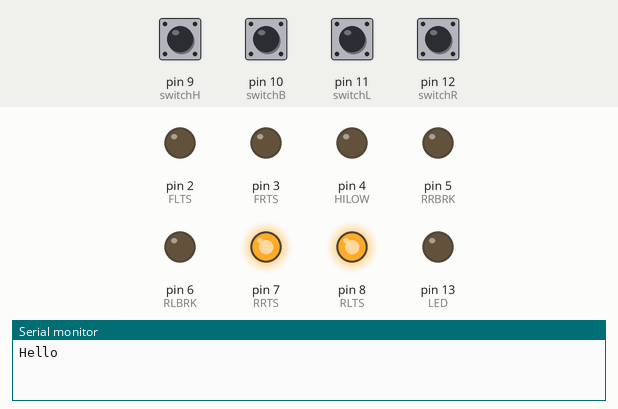
Recording of a sketch running on a simulated Arduino Pro Mini, built with avr-gcc and run on an emulated ATmega328P. Parts: output pins drawn as LEDs (lit = HIGH), the last lines printed to the serial monitor. Dashed ring = blinking. The inputs (shaded band) are chosen by the test bench; at power-on: pin 9 (switchH), pin 10 (switchB), pin 11 (switchL), pin 12 (switchR) HIGH.

Above: at 1.2 s.
1.3 s: pin 11 (switchL) pulled LOW for 0.15 s
At 1.9 s:
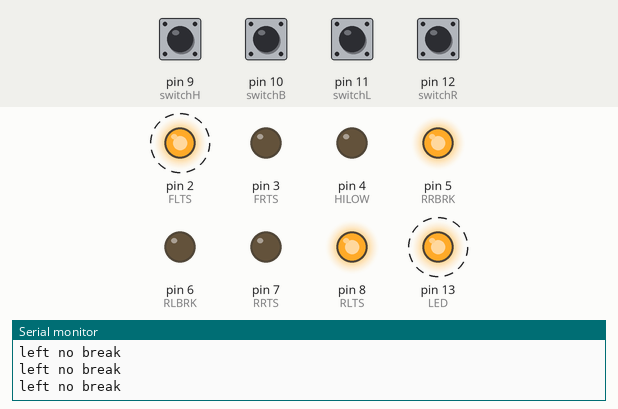
4.3 s: pin 10 (switchB) pulled LOW for 1 s
At 4.81 s:
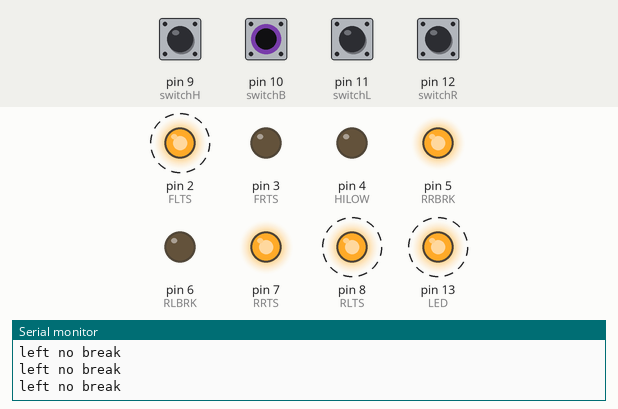
7.3 s: pin 9 (switchH) pulled LOW for 0.15 s
At 8.0 s:
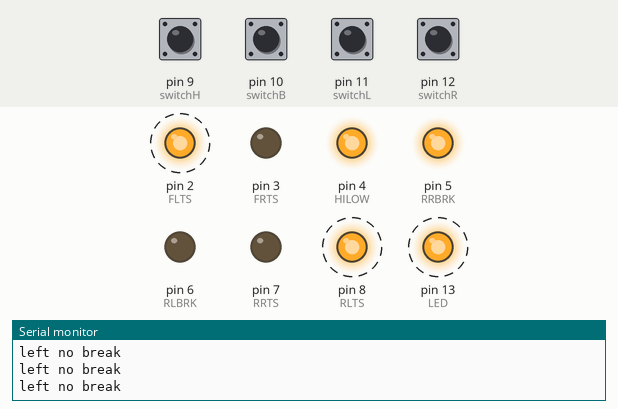
10.3 s: pin 12 (switchR) pulled LOW for 0.15 s
At 11.2 s:
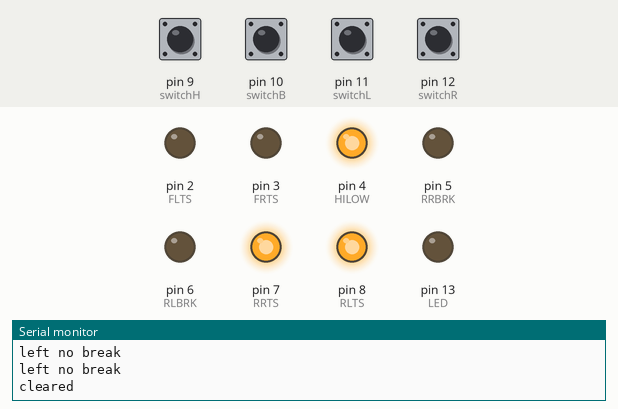
11.9 s: pin 10 (switchB) pulled LOW for 0.15 s
At 12.9 s:
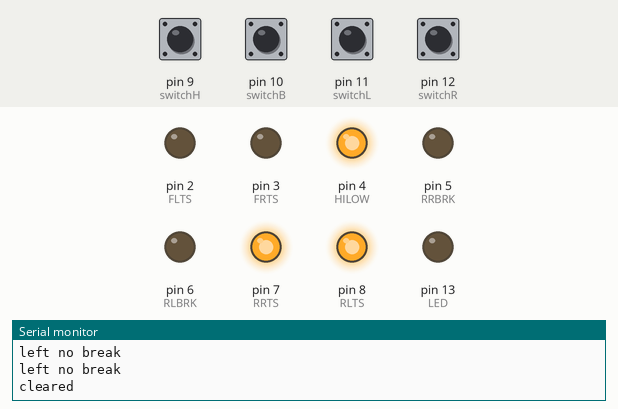
13.5 s: pin 12 (switchR) pulled LOW for 1 s
At 14.0 s:
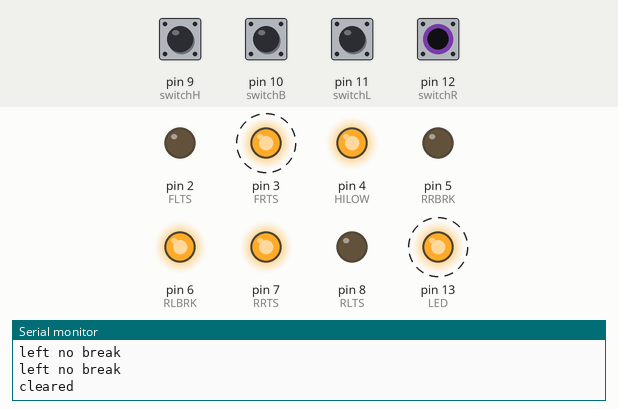
Timing chart, 0 to 17.5 s (numbered marks = the images above; inputs shaded):
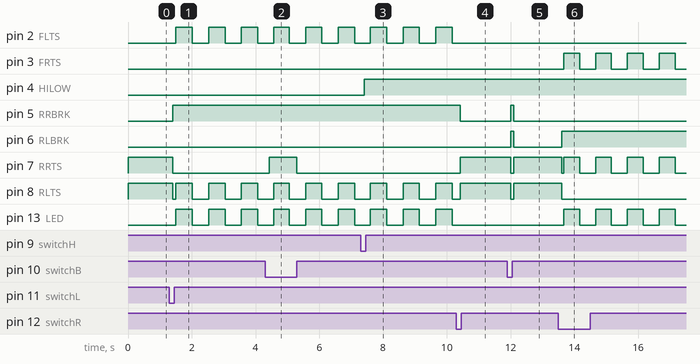

The sketch:

Bike_lights_v2.ino
```cpp
/* Matt McGuire
   Compiles for Arduino pro / pro mini
   ATMEGA 328 (5v 16MHz)

   Inital build 4/12/2017 for  79 Suzuki GS550 project
   6/1/2016 increased button timeout on bounce
*/

#include<avr/wdt.h>

//inputs will all be held high, if shunted to ground
//will be the signal to begin the process.
#define switchB 10  //Break input, solid input, mom push button
#define switchL 11  //left turn signal, mom push button, activate on 'up'
#define switchR 12  //Right turn signal, mom push button, activate on 'up'
#define switchH 9  //Headlight beam select, mom push button, activate on 'up'

#define FLTS 2      //front left turn signal
#define FRTS 3      //front right turn signal
#define HILOW 4     //high / low selector for headlight beam

#define RLTS 8     //rear left turn signal (outer ring)
#define RRTS 7      //rear right turn signal (outer ring)
#define RLBRK 6     //rear left break light (inner ring)
#define RRBRK 5     //rear right break light (inner ring)

#define LED 13      //led indicator for showing current state

#define _on LOW             //low state is on in this case, because using PNP transistors to do the heavy lifting
#define _off HIGH           //high state is a floating voltage, so it's off
#define _blinktime 500      //how quickly to blink for the turn signals (1/2 second)
#define _timeout 180000     //how long to blink for turn signals (ms ==1000ms*60sec) *3min max
#define _flshCntrMax 10     //maximum ammount of flashes the break light will do before being solid
#define _flshSleapTime 100  //how long to wait in milliseconds between flashes on the break light

enum {
  none,
  left,
  right
} currTS; //what the current turn signal is doing

unsigned long Time; //what the current time is
bool isontime; //if blinker should be on or off
int flshcntr; //how many times the break light flashed
int flserstate; //the flasher state
unsigned long futureTurnSignalCancelTime;

void setup() {
  Serial.begin(9600);
  for (int i = 9; i < 13; i++) { //Inputs switchs held high
    pinMode(i, INPUT);
    digitalWrite(i, _off);
  }
  for (int i = 2; i < 9; i++) { //outputs starting off low, keeps the lights off
    pinMode(i, OUTPUT);
    digitalWrite(i, LOW);
  }
  pinMode(LED, OUTPUT);
  digitalWrite(LED, LOW);

  pinMode(HILOW, OUTPUT);
  digitalWrite(HILOW, LOW);

  watchdogsetup();
  Serial.println("Hello");
}


void watchdogsetup(){
  cli();
  wdt_reset();

  /*
  WDTSCR configureation
  7 WDIF -interrupt flag (auto flagged)
  6 WDIE -Interrupt enable
  5 WDP3
  4 WDCE -safty enable config mode
  3 WDE -reset enable
  2 WDP2
  1 WDP1
  0 WDP0
  */
  //enter watchdog config mode
  WDTCSR |=B00011000;
  //set watchdog to 1 second
  WDTCSR = B01001110;

  sei();
}


void loop() {
  wdt_reset(); //reset the watchdog on each loop

  //---------------------------------------------------
  //see if this is an ontime or off time for the blinker
  unsigned long curr = millis();
  if (curr - Time >= _blinktime) {
    isontime = !isontime;
    Time = curr;
  }
  int blnk = isontime ? _off : _on;

  //---------------------------------------------------
  //check for the cancelation of turnsignals
  if (curr >= futureTurnSignalCancelTime) {
    currTS = none;
  }

  //---------------------------------------------------
  //Get the statuses
  bool B = isBreak();
  bool L = isLeftTurn();
  bool R = isRightTurn();
  setHiLowBeam();
  if (!B)flshcntr = 0;


  if (L || R) {
    if (currTS == none) {
      //the turn signal needs to start
      //and run for a max of 3 minutes
      futureTurnSignalCancelTime = curr + _timeout;
      currTS = L ? left : right;
     // Serial.println("in LR");
      //if (currTS==left) Serial.println("left triggered"); else Serial.println("Right triggered");
    } else {
      //the turn signal is being canceled, because of a
      //secondary push to either button
      currTS = none;
       Serial.println("cleared");
    }
  }

  //---------------------------------------------------
  //update the led outputs
  if (B && currTS == none) { //back lights should flash with break only
    digitalWrite(FLTS, LOW);
    digitalWrite(FRTS, LOW);
    if (flshcntr <= _flshCntrMax) {
      //flash between outer ring and inner ring
      if (flserstate) {
        digitalWrite(RLTS, HIGH); //outer ring on, inner off
        digitalWrite(RRTS, HIGH);
        digitalWrite(RLBRK, LOW);
        digitalWrite(RRBRK, LOW);
      } else {
        digitalWrite(RLTS, LOW); //outer ring off, inner on
        digitalWrite(RRTS, LOW);
        digitalWrite(RLBRK, HIGH);
        digitalWrite(RRBRK, HIGH);
      }
      flshcntr++;
      delay(_flshSleapTime);
      flserstate = !flserstate;
    } else {
      //all rear lights on solid
      digitalWrite(RLTS, HIGH);
      digitalWrite(RRTS, HIGH);
      digitalWrite(RLBRK, HIGH);
      digitalWrite(RRBRK, HIGH);
    }
    digitalWrite(LED, HIGH);  //show the break light is on
  } else if (B && currTS == left) { //right break on solid, left flashes
    digitalWrite(FLTS, blnk);
    digitalWrite(FRTS, LOW);
    digitalWrite(RLTS, blnk);
    digitalWrite(RRTS, HIGH);
    digitalWrite(RLBRK, LOW);
    digitalWrite(RRBRK, HIGH);
    digitalWrite(LED, isontime);
  } else if (B && currTS == right) { //left break on solid, right flashes
    digitalWrite(FLTS, LOW);
    digitalWrite(FRTS, blnk);
    digitalWrite(RLTS, HIGH);
    digitalWrite(RRTS, blnk);
    digitalWrite(RLBRK, HIGH);
    digitalWrite(RRBRK, LOW);
    digitalWrite(LED, isontime);
  } else if (!B && currTS == left) { //left flashes, no break
    digitalWrite(FLTS, blnk);
    digitalWrite(FRTS, LOW);
    digitalWrite(RLTS, blnk);
    digitalWrite(RRTS, LOW);
    digitalWrite(RLBRK, LOW);
    digitalWrite(RRBRK, HIGH);
    digitalWrite(LED, isontime);
     Serial.println("left no break");
  } else if (!B && currTS == right) { //right flashes, no break
    digitalWrite(FLTS, LOW);
    digitalWrite(FRTS, blnk);
    digitalWrite(RLTS, LOW);
    digitalWrite(RRTS, blnk);
    digitalWrite(RLBRK, HIGH);
    digitalWrite(RRBRK, LOW);
    digitalWrite(LED, isontime);
  } else { //no break or turn signals, rear outer ring stay on as marker signals
    digitalWrite(FLTS, LOW);
    digitalWrite(FRTS, LOW);
    digitalWrite(RLTS, HIGH);
    digitalWrite(RRTS, HIGH);
    digitalWrite(RLBRK, LOW);
    digitalWrite(RRBRK, LOW);
    digitalWrite(LED, LOW);
  }
}

/*------------------------------------------------------------------
  returns if the break switch(es) are currently on
  -------------------------------------------------------------------*/
bool isBreak() {
  static long lasttm;
  static int last;
  int state = digitalRead(switchB);
  bool ret = false;

  if (last != state) {
    lasttm = millis();
    last = state;
   // Serial.println("brk");
  }

  if ((millis() - lasttm) > 100) {
    ret = last == _on;
   // if (ret == true)Serial.println("brk");
  }

  return ret;
}


/*------------------------------------------------------------------
  only returns true on the release of the left turn signal button
  -------------------------------------------------------------------*/
bool isLeftTurn() {
  static long lasttm;
  static int last;
  static bool triggered;
  int state = digitalRead(switchL);
  bool ret = false;

  if (last != state) {
    lasttm = millis();
    last = state;
    triggered = true;
    //Serial.println("left");
  }

  if ((millis() - lasttm) > 100 && triggered) {
    ret = last == _on;
    triggered = false;
  }
  return ret;
}


/*------------------------------------------------------------------
  only returns true on the release of the right turn signal button
  -------------------------------------------------------------------*/
bool isRightTurn() {
  static long lasttm;
  static int last;
  static bool triggered;
  int state = digitalRead(switchR);
  bool ret = false;

  if (last != state) {
    lasttm = millis();
    last = state;
    triggered = true;
    //Serial.println("right");
  }

  if ((millis() - lasttm) > 100 && triggered) {
    ret = last == _on ? true : false;
    triggered = false;
  }
  return ret;
}

/*------------------------------------------------------------------
  will only change the hi/low beam on the release of the button
  -------------------------------------------------------------------*/
void setHiLowBeam() {
  static long lasttm;
  static int last;
  static bool triggered;

  int state = digitalRead(switchH);


  if (last != state ) {
    lasttm = millis();
    last = state;
    triggered = true;
  //  Serial.println("hi/lo");
  }

  if ((millis() - lasttm) > 100 && triggered && last==_on) {
      //Serial.println("alive");
    digitalWrite(HILOW, digitalRead(HILOW) == LOW ? HIGH : LOW);
    triggered = false;
  }
}
```

Measured:
- after the input at 1.3 s, pin 2 (FLTS), pin 13 (LED): alternates HIGH for 0.51 s and LOW for 0.51 s, starting after 0.21 s; pin 5 (RRBRK): LOW → HIGH after 0.10 s; pin 7 (RRTS): HIGH → LOW after 0.10 s; pin 8 (RLTS): HIGH → LOW after 0.10 s, then repeats every 1.0 s: HIGH 0.51 s, LOW 0.51 s
- after the input at 4.3 s, pin 7 (RRTS): LOW → HIGH after 0.12 s, → LOW 0.88 s later
- after the input at 7.3 s, pin 4 (HILOW): LOW → HIGH after 0.12 s
- after the input at 10.3 s, pin 2 (FLTS), pin 13 (LED): stays LOW (without the input it goes to HIGH after 0.38 s); pin 5 (RRBRK): HIGH → LOW after 0.12 s; pin 7 (RRTS): LOW → HIGH after 0.12 s
- after the input at 11.9 s, pin 5 (RRBRK), pin 6 (RLBRK): LOW → HIGH after 0.10 s, → LOW 0.10 s later; pin 7 (RRTS), pin 8 (RLTS): HIGH → LOW after 0.10 s, → HIGH 0.10 s later
- after the input at 13.5 s, pin 3 (FRTS), pin 13 (LED): alternates HIGH for 0.50 s and LOW for 0.50 s, starting after 0.16 s; pin 6 (RLBRK): LOW → HIGH after 0.10 s; pin 7 (RRTS): HIGH → LOW after 0.10 s, then repeats every 1.0 s: HIGH 0.50 s, LOW 0.50 s; pin 8 (RLTS): HIGH → LOW after 0.10 s
